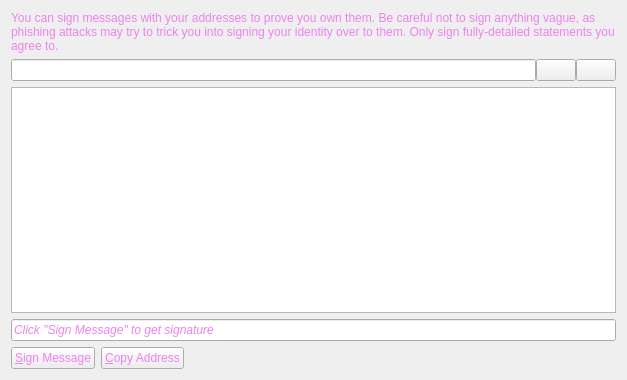
<?xml version="1.0" encoding="UTF-8"?>
<ui version="4.0">
 <class>MessagePage</class>
 <widget class="QWidget" name="MessagePage">
  <property name="geometry">
   <rect>
    <x>0</x>
    <y>0</y>
    <width>627</width>
    <height>380</height>
   </rect>
  </property>
  <property name="styleSheet">
   <string notr="true">QWidget { color: violet; }</string>
  </property>
  <property name="windowTitle">
   <string>Message</string>
  </property>
  <layout class="QVBoxLayout" name="verticalLayout">
   <item>
    <widget class="QLabel" name="labelExplanation">
     <property name="text">
      <string>You can sign messages with your addresses to prove you own them. Be careful not to sign anything vague, as phishing attacks may try to trick you into signing your identity over to them. Only sign fully-detailed statements you agree to.</string>
     </property>
     <property name="textFormat">
      <enum>Qt::AutoText</enum>
     </property>
     <property name="wordWrap">
      <bool>true</bool>
     </property>
    </widget>
   </item>
   <item>
    <layout class="QHBoxLayout" name="horizontalLayout_3">
     <property name="spacing">
      <number>0</number>
     </property>
     <item>
      <widget class="QValidatedLineEdit" name="signFrom">
       <property name="toolTip">
        <string>The address to send the payment to  (e.g. 1NS17iag9jJgTHD1VXjvLCEnZuQ3rJDE9L)</string>
       </property>
       <property name="maxLength">
        <number>34</number>
       </property>
      </widget>
     </item>
     <item>
      <widget class="QPushButton" name="addressBookButton">
       <property name="toolTip">
        <string>Choose adress from address book</string>
       </property>
       <property name="text">
        <string/>
       </property>
       <property name="icon">
        <iconset resource="../BitShekel.qrc">
         <normaloff>:/icons/address-book</normaloff>:/icons/address-book</iconset>
       </property>
       <property name="shortcut">
        <string>Alt+A</string>
       </property>
       <property name="autoDefault">
        <bool>false</bool>
       </property>
       <property name="flat">
        <bool>false</bool>
       </property>
      </widget>
     </item>
     <item>
      <widget class="QPushButton" name="pasteButton">
       <property name="toolTip">
        <string>Paste address from clipboard</string>
       </property>
       <property name="text">
        <string/>
       </property>
       <property name="icon">
        <iconset resource="../BitShekel.qrc">
         <normaloff>:/icons/editpaste</normaloff>:/icons/editpaste</iconset>
       </property>
       <property name="shortcut">
        <string>Alt+P</string>
       </property>
       <property name="autoDefault">
        <bool>false</bool>
       </property>
      </widget>
     </item>
    </layout>
   </item>
   <item>
    <widget class="QPlainTextEdit" name="message">
     <property name="toolTip">
      <string>Enter the message you want to sign here</string>
     </property>
    </widget>
   </item>
   <item>
    <widget class="QLineEdit" name="signature">
     <property name="font">
      <font>
       <italic>true</italic>
      </font>
     </property>
     <property name="text">
      <string>Click &quot;Sign Message&quot; to get signature</string>
     </property>
     <property name="readOnly">
      <bool>true</bool>
     </property>
    </widget>
   </item>
   <item>
    <layout class="QHBoxLayout" name="horizontalLayout">
     <item>
      <widget class="QPushButton" name="signMessage">
       <property name="toolTip">
        <string>Sign a message to prove you own this address</string>
       </property>
       <property name="text">
        <string>&amp;Sign Message</string>
       </property>
       <property name="icon">
        <iconset resource="../BitShekel.qrc">
         <normaloff>:/icons/edit</normaloff>:/icons/edit</iconset>
       </property>
      </widget>
     </item>
     <item>
      <widget class="QPushButton" name="copyToClipboard">
       <property name="toolTip">
        <string>Copy the currently selected address to the system clipboard</string>
       </property>
       <property name="text">
        <string>&amp;Copy Address</string>
       </property>
       <property name="icon">
        <iconset resource="../BitShekel.qrc">
         <normaloff>:/icons/editcopy</normaloff>:/icons/editcopy</iconset>
       </property>
      </widget>
     </item>
     <item>
      <spacer name="horizontalSpacer">
       <property name="orientation">
        <enum>Qt::Horizontal</enum>
       </property>
       <property name="sizeHint" stdset="0">
        <size>
         <width>40</width>
         <height>20</height>
        </size>
       </property>
      </spacer>
     </item>
    </layout>
   </item>
  </layout>
 </widget>
 <customwidgets>
  <customwidget>
   <class>QValidatedLineEdit</class>
   <extends>QLineEdit</extends>
   <header>qvalidatedlineedit.h</header>
  </customwidget>
 </customwidgets>
 <resources>
  <include location="../BitShekel.qrc"/>
 </resources>
 <connections/>
</ui>
